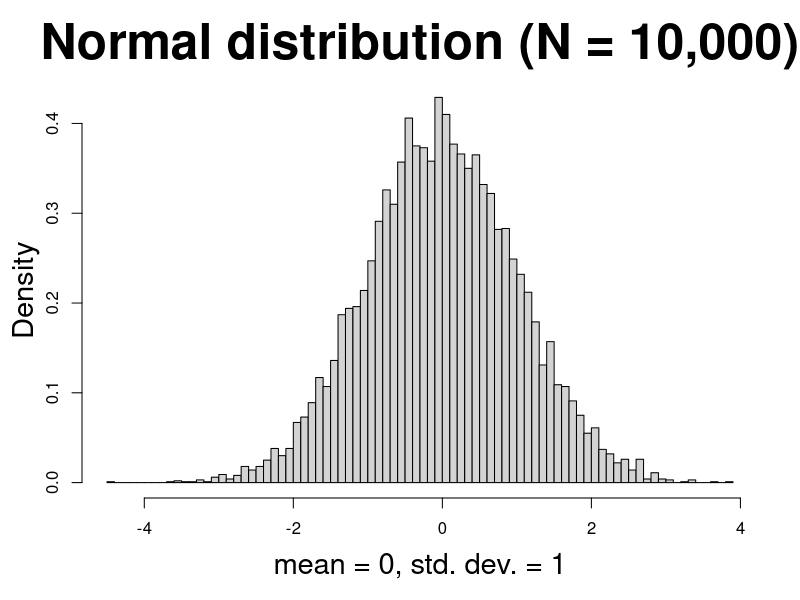
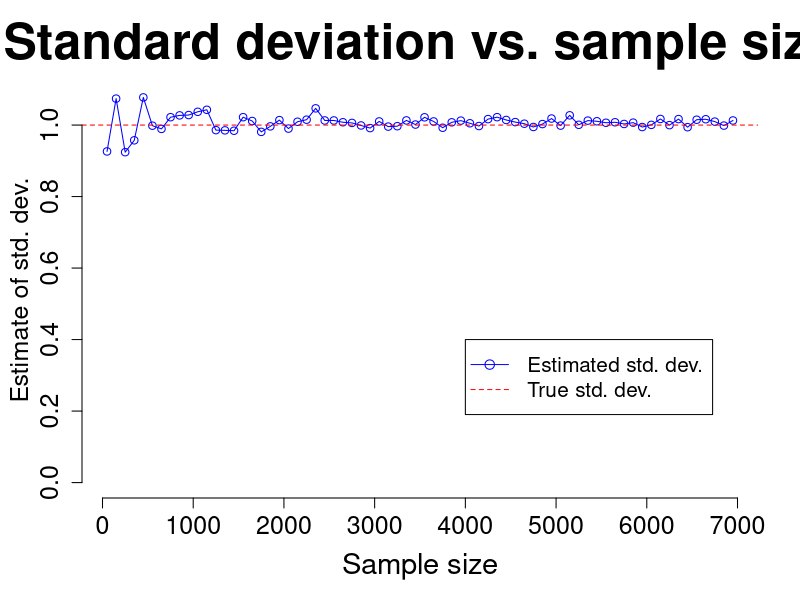

Here is the R script that generated these plots, in order:
# function to calculate std. dev. for multiple sample sizes
calc_n_sds <- function(dist = NULL, sample_size) {
   purrr::map_df(
      .x = sample_size, 
      .f = ~ return(data.frame(n = .x, 
                               sd = sd(sample(dist, .x, T)),
                               se = sd(sample(dist, .x, T)) / sqrt(.x))
                    )
   )
}

# simulate different distributions
set.seed(129)
n_dist <- rnorm(10000, 0, 1)

# calculate std. dev. for range of sample sizes
n_sds <- calc_n_sds(dist = n_dist, sample_size = seq(50, 7000, 100))

# plot distribution
hist(n_dist, 
     breaks = 100, 
     probability = T, 
     xlab = "mean = 0, std. dev. = 1",
     main = "Normal distribution (N = 10,000)",
     ylab = NULL,
     cex.main = 3, cex.lab = 1.75)
title(ylab = "Density", cex.lab = 1.75, line = 2.25)

# plot std. dev. estimation vs. sample size
png(filename = "plots/250206_sampleSize_SD.png",
    width = 866, height = 570)
plot(n_sds$n, n_sds$sd, 
     ylim = c(0, max(n_sds$sd)),
     col = "blue",
     type = "o",
     xlab = "Sample size",
     ylab = "", 
     main = "Standard deviation vs. sample size",
     cex.lab = 1.75, cex.main = 3, cex.axis = 1.5, 
     frame.plot = F)
title(ylab = "Estimate of std. dev.", cex.lab = 1.5, line = 2.5)

# true std. dev. line
abline(h = 1, lty = 2, col = "red")

# plot legend
legend(x = 4000, y = 0.4, 
       legend = c("Estimated std. dev.", "True std. dev."),
       col = c("blue", "red"),
       pch = c(1, NA),
       lty = c(1, 2),
       cex = 1.25)
dev.off()
